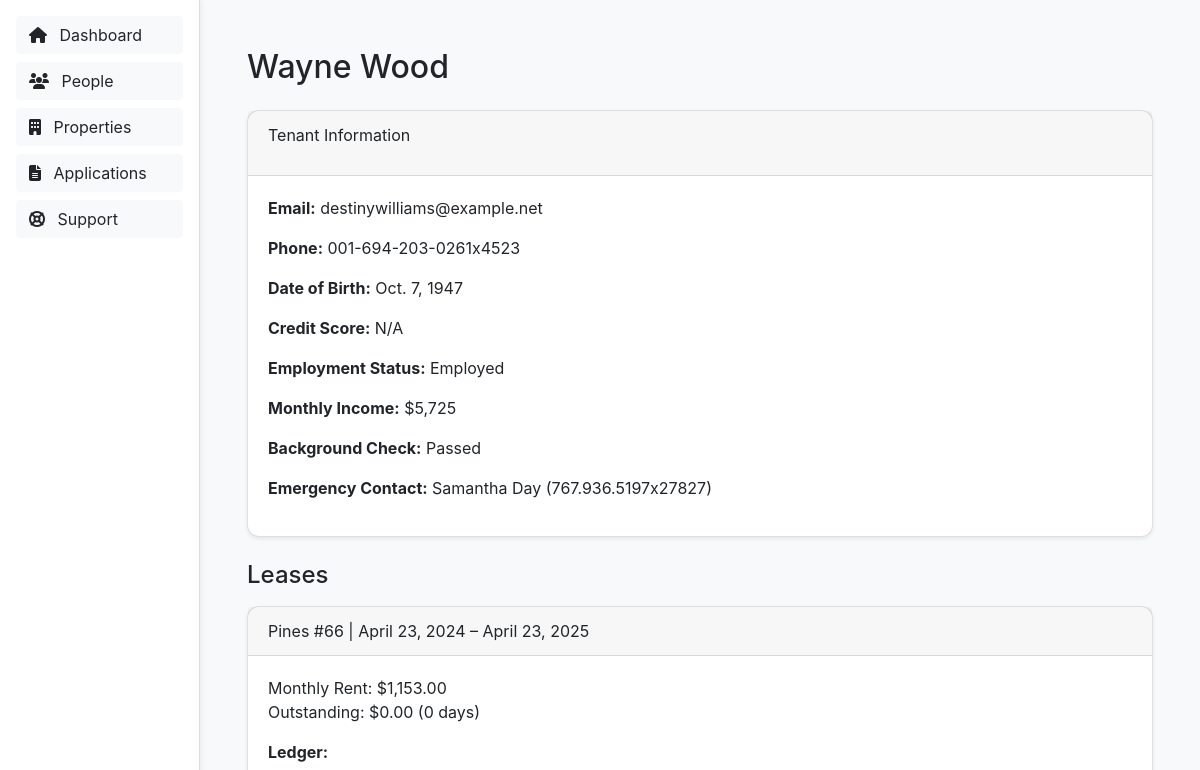
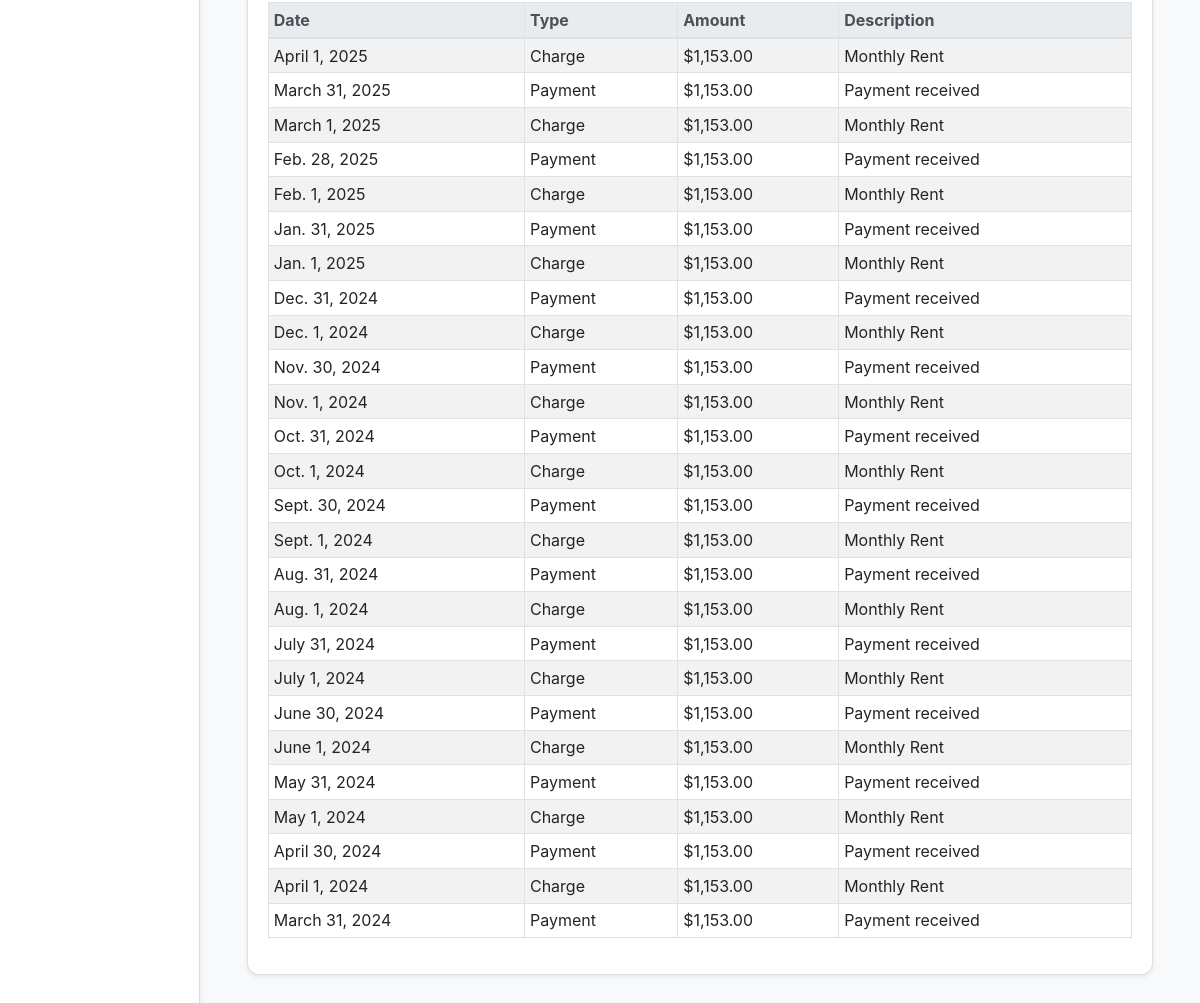
Screenshot of /people/10002/ with the database file from the repository (2 pictures, top to bottom).
### rentals/models.py (models this page shows, shortened)
class Tenant(models.Model):
    name = models.CharField(max_length=100)
    email = models.EmailField()
    phone = models.CharField(max_length=20, blank=True)
    date_of_birth = models.DateField(null=True, blank=True)
    credit_score = models.IntegerField(null=True, blank=True)
    employment_status = models.BooleanField(default=False)
    monthly_income = models.DecimalField(max_digits=10, decimal_places=2, null=True, blank=True)
    background_check_passed = models.BooleanField(default=False)
    emergency_contact_name = models.CharField(max_length=100, blank=True)
    emergency_contact_phone = models.CharField(max_length=20, blank=True)
    notes = models.TextField(blank=True)

class Lease(models.Model):
    unit = models.ForeignKey(Unit, on_delete=models.CASCADE)
    tenant = models.ForeignKey(Tenant, on_delete=models.CASCADE)
    start_date = models.DateField()
    end_date = models.DateField()
    monthly_rent = models.DecimalField(max_digits=8, decimal_places=2, default=0)
    outstanding_balance = models.DecimalField(max_digits=10, decimal_places=2, default=0)
    outstanding_balance_age_days = models.IntegerField(default=0)

class Unit(models.Model):
    name = models.CharField(max_length=100)
    number = models.CharField(max_length=100)
    property = models.ForeignKey(Property, on_delete=models.SET_NULL, null=True, blank=True)
    monthly_rent = models.DecimalField(max_digits=8, decimal_places=2, default=0)
    is_occupied = models.BooleanField(default=False)

class Property(models.Model):
    name = models.CharField(max_length=100)
    address = models.CharField(max_length=200)

class Charge(models.Model):
    lease = models.ForeignKey(Lease, related_name='charges', on_delete=models.CASCADE)
    description = models.CharField(max_length=255, default='Monthly Rent')
    amount = models.DecimalField(max_digits=8, decimal_places=2)
    due_date = models.DateField()

class Payment(models.Model):
    lease = models.ForeignKey(Lease, related_name='payments', on_delete=models.CASCADE)
    amount = models.DecimalField(max_digits=8, decimal_places=2)
    date = models.DateField(default=timezone.now)

### rentals/views.py (the view)
# urls.py: path('people/<int:tenant_id>/', views.person_detail, name='person_detail'),
def person_detail(request, tenant_id):
    tenant = get_object_or_404(
        Tenant.objects.prefetch_related(
            Prefetch('lease_set', queryset=Lease.objects.select_related('unit__property').prefetch_related('payments', 'charges'))
        ),
        pk=tenant_id
    )
    for lease in tenant.lease_set.all():
        transactions = []
        for charge in lease.charges.all():
            transactions.append({
                'type': 'Charge',
                'amount': charge.amount,
                'date': charge.due_date,
                'description': charge.description or '',
            })
        for payment in lease.payments.all():
            transactions.append({
                'type': 'Payment',
                'amount': payment.amount,
                'date': payment.date,
                'description': f'Payment received',
            })
        lease.ledger = sorted(transactions, key=lambda x: x['date'], reverse=True)
    context = {
        'tenant': tenant
    }
    return render(request, 'rentals/person_detail.html', context)

### rentals/templates/rentals/person_detail.html (shortened to what this page needs)
{% load humanize %}
<!DOCTYPE html>
<html>
<head>
    <link rel="stylesheet" href="https://stackpath.bootstrapcdn.com/bootstrap/4.5.2/css/bootstrap.min.css">
    <link rel="stylesheet" href="https://cdnjs.cloudflare.com/ajax/libs/font-awesome/6.5.0/css/all.min.css">
</head>
<body>
    <div id="sidebar">
        <a href="{% url 'dashboard' %}" class="btn btn-light mb-2"><i class="fas fa-home mr-2"></i> Dashboard</a>
        <a href="{% url 'people' %}" class="btn btn-light mb-2"><i class="fas fa-users mr-2"></i> People</a>
        <a href="{% url 'properties' %}" class="btn btn-light mb-2"><i class="fas fa-building mr-2"></i> Properties</a>
        <button class="btn btn-light mb-2"><i class="fas fa-file-alt mr-2"></i> Applications</button>
        <button class="btn btn-light mb-2"><i class="fas fa-life-ring mr-2"></i> Support</button>
    </div>
    <div class="container-fluid">
        <h2 class="mt-3 mb-4">{{ tenant.name }}</h2>
        <div class="card shadow-sm mb-4">
            <div class="card-header">
                <p>Tenant Information</p>
            </div>
            <div class="card-body">
                <p><strong>Email:</strong> {{ tenant.email }}</p>
                <p><strong>Phone:</strong> {{ tenant.phone }}</p>
                <p><strong>Date of Birth:</strong> {{ tenant.date_of_birth|default:"N/A" }}</p>
                <p><strong>Credit Score:</strong> {{ tenant.credit_score|default:"N/A" }}</p>
                <p><strong>Employment Status:</strong>
                    {% if tenant.employment_status %}Employed{% else %}Unemployed{% endif %}
                </p>
                <p><strong>Monthly Income:</strong>
                    {% if tenant.monthly_income %}
                        ${{ tenant.monthly_income|floatformat:0|intcomma }}
                    {% else %}
                        N/A
                    {% endif %}
                </p>
                <p><strong>Background Check:</strong>
                    {% if tenant.background_check_passed %}Passed{% else %}Failed{% endif %}
                </p>
                <p><strong>Emergency Contact:</strong>
                    {{ tenant.emergency_contact_name|default:"N/A" }} ({{ tenant.emergency_contact_phone|default:"N/A" }})
                </p>
            </div>
        </div>
        <h4 class="mb-3">Leases</h4>
        {% for lease in tenant.lease_set.all %}
        <div class="card mb-3 shadow-sm">
            <div class="card-header">
                {{ lease.unit.property.name }} #{{ lease.unit.number }} | {{ lease.start_date }} – {{ lease.end_date }}
            </div>
            <div class="card-body">
                <p>Monthly Rent: ${{ lease.monthly_rent|floatformat:2|intcomma }}<br>
                    Outstanding: ${{ lease.outstanding_balance|floatformat:2|intcomma }} ({{ lease.outstanding_balance_age_days }} days)</p>
                <strong>Ledger:</strong>
                <table class="table table-sm table-striped table-bordered mt-2">
                    <thead class="thead-light">
                        <tr>
                            <th>Date</th>
                            <th>Type</th>
                            <th>Amount</th>
                            <th>Description</th>
                        </tr>
                    </thead>
                    <tbody>
                        {% if lease.ledger %}
                            {% for entry in lease.ledger %}
                            <tr>
                                <td>{{ entry.date }}</td>
                                <td>{{ entry.type }}</td>
                                <td>${{ entry.amount|floatformat:2|intcomma }}</td>
                                <td>{{ entry.description }}</td>
                            </tr>
                            {% endfor %}
                        {% else %}
                            <tr>
                                <td colspan="4">No transactions yet</td>
                            </tr>
                        {% endif %}
                    </tbody>
                </table>
            </div>
        </div>
        {% empty %}
            <p class="text-muted">This tenant has no leases.</p>
        {% endfor %}
    </div>
</body>
</html>

### rentals/templates/rentals/person_detail.html (style rules this page uses)
body { padding: 2rem; background-color: #f8f9fa; margin-left: 200px; }
a { color: black; }
.card { border-radius: 0.75rem; }
#sidebar { position: fixed; top: 0; left: 0; width: 200px; height: 100%; background-color: #ffffff; border-right: 1px solid #ddd; padding: 1rem; box-shadow: 2px 0 5px rgba(0, 0, 0, 0.05); z-index: 1050; overflow-y: auto; }
#sidebar .btn { background-color: #f8f9fa; border-radius: 4px; margin-bottom: 0.5rem; width: 100%; text-align: left; }

### rows the page displays
Tenant: name "Wayne Wood", email "destinywilliams@example.net", phone "001-694-203-0261x4523", date_of_birth "Oct. 7, 1947", credit_score "N/A", monthly_income "5,725", emergency_contact_name "Samantha Day", emergency_contact_phone "767.936.5197x27827"
Lease: unit.property.name "Pines", unit.number "66", start_date "April 23, 2024", end_date "April 23, 2025", monthly_rent "1,153.00", outstanding_balance "0.00", outstanding_balance_age_days "0", type "Charge" "Payment" "Charge" "Payment" "Charge" "Payment" "Charge" "Payment" "Charge" "Payment" "Charge" "Payment" "Charge" "Payment" "Charge" "Payment" "Charge" "Payment" "Charge" "Payment" "Charge" "Payment" "Charge" "Payment" "Charge" "Payment", description "Payment received" "Payment received" "Payment received" "Payment received" "Payment received" "Payment received" "Payment received" "Payment received" "Payment received" "Payment received" "Payment received" "Payment received" "Payment received"
